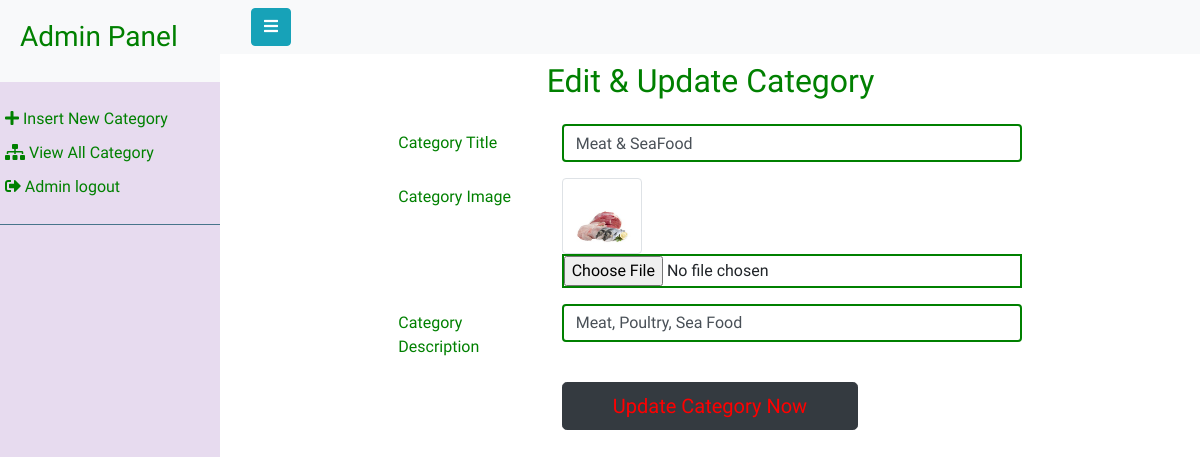
Page /Admin/Index.php?EditCategory=18 (signed in) on the committed database.
### tables this page shows
CREATE TABLE `category` (
  `Id` int(100) NOT NULL,
  `Title` varchar(255) NOT NULL,
  `Description` varchar(255) NOT NULL,
  `Image` varchar(255) NOT NULL
);

### Admin/EditCategory.php (the view, shortened to what this page needs)
<?php
if(isset($_GET['EditCategory'])){
    $get_id = $_GET['EditCategory'];
    $get_cat = "select * from Category where Id='$get_id'";
    $run_cat = mysqli_query($DB, $get_cat);
    $row_cat = mysqli_fetch_array($run_cat);
    $cat_title = $row_cat['Title'];
    $cat_image = $row_cat['Image'];
    $cat_desc= $row_cat['Description'];
}
?>
<!DOCTYPE html>
<html lang="en">
<head>
    <link rel="stylesheet" href="../Css/bootstrap.css">
    <link rel="stylesheet" href="https://use.fontawesome.com/releases/v5.5.0/css/all.css">
    <link rel="stylesheet" href="../Css/Style.css">
</head>
<div class="row">
    <div class="offset-md-2 col-md-8">
        <form action="" method="post" enctype="multipart/form-data">
            <div class="form-group row">
                <h2 class="offset-lg-3 offset-md-2 offset-1 " style="color: green"> Edit & Update Category </h2>
            </div>
            <div class="form-group row">
                <label class="col-form-label col-sm-4 col-lg-3 d-none d-sm-block" for="cat_title" style="color: green">Category Title</label>
                <div class="col-12 col-sm-8 col-lg-9">
                    <input class="form-control" type="text" id="cat_title" name="cat_title" placeholder="Category Title: "
                           value="<?php echo $cat_title;?>"  required pattern="[^\s][A-Za-z]{1,15}(\s)?(\W|_|-)?(\s)?[A-Za-z]{1,15}[^\s]">
                </div>
            </div>
            <div class="form-group row">
                <label class="col-form-label col-sm-4 col-lg-3 d-none d-sm-block" for="cat_image"style="color: green">Category Image</label>
                <div class="col-12 col-sm-8 col-lg-9">
                    <img class="img-thumbnail" src='../images/<?php echo $cat_image;?>' width='80' height='80'>
                    <input class="form-control-file" type="file" id="cat_image" name="cat_image" pattern="[^\\s]+(\\.(?i)(jpg|png|gif|bmp))$">
                </div>
            </div>
            <div class="form-group row">
                <label class="col-form-label col-sm-4 col-lg-3 d-none d-sm-block" for="cat_desc"style="color: green">Category Description</label>
                <div class="col-12 col-sm-8 col-lg-9">
                    <input class="form-control"  name="cat_desc" id="cat_desc" rows="4" placeholder="Category Description" value="<?php echo $cat_desc;?>"
                           required pattern="[^\s].{1,100}[^\s]">
                </div>
            </div>
            <div class="form-group row">
                <div class="offset-sm-3 col-12 col-sm-6">
                    <input class="btn btn-block btn-dark btn-lg" type="submit" id="update_cat" name="update_cat"
                           value="Update Category Now" style="color: red">
                </div>
            </div>
        </form>
    </div>
</div>

### Admin/css/custom.css (style rules this page uses)
body { font-family: 'Poppins', sans-serif; background: #fafafa; }

### Css/Style.css (style rules this page uses)
html, body { padding: 0; margin: 0; height: 100%; width: 100%; }
input[id = 'cat_image']:valid { border: 2px solid green; }
input[id = 'cat_desc']:valid { border: 2px solid green; }
input[id = 'cat_title']:valid { border: 2px solid green; }

### Admin/Index.php (style rules this page uses)
* { font-family: 'Old Standard TT', serif; }

### rows in the picture
category: cat_title "Meat & SeaFood", Image (picture), cat_desc "Meat, Poultry, Sea Food"
